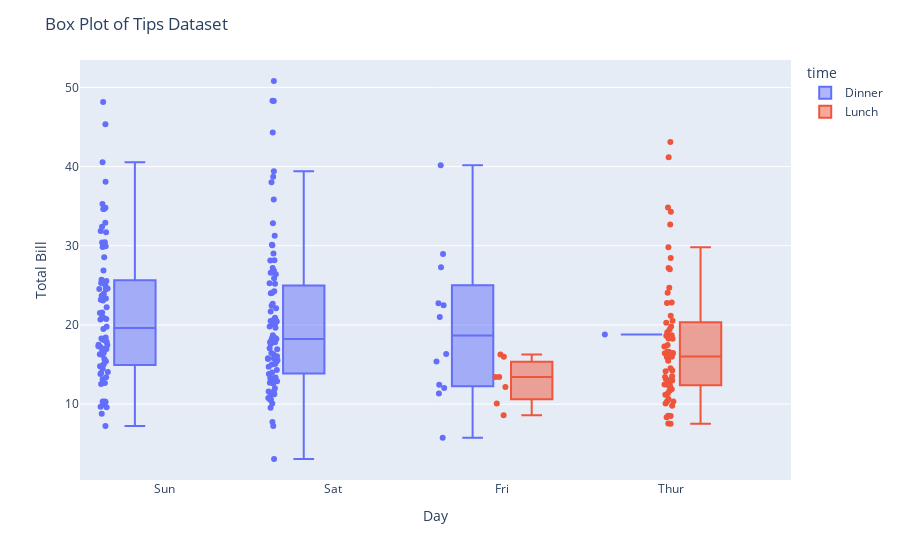

The code cell stored with this chart in its notebook:
### Code cell
fig = px.box(df,x="day", y="total_bill", points="all" ,color="time")
fig.update_layout(xaxis_title="Day", yaxis_title="Total Bill", title="Box Plot of Tips Dataset")
fig.show()

### Figure 1 — Plotly figure (JSON) as saved in the notebook; plotly's stock layout.template omitted (floating-point values rounded to 4 significant figures; data arrays with more than 128 entries replaced by an {"elided": "..."} marker saying what was removed)
{"data": [{"alignmentgroup": "True", "boxpoints": "all", "hovertemplate": "time=Dinner<br>day=%{x}<br>total_bill=%{y}<extra></extra>", "legendgroup": "Dinner", "marker": {"color": "#636efa"}, "name": "Dinner", "notched": false, "offsetgroup": "Dinner", "orientation": "v", "showlegend": true, "type": "box", "x": {"elided": "176 str values"}, "x0": " ", "xaxis": "x", "y": {"elided": "176 float values"}, "y0": " ", "yaxis": "y"}, {"alignmentgroup": "True", "boxpoints": "all", "hovertemplate": "time=Lunch<br>day=%{x}<br>total_bill=%{y}<extra></extra>", "legendgroup": "Lunch", "marker": {"color": "#EF553B"}, "name": "Lunch", "notched": false, "offsetgroup": "Lunch", "orientation": "v", "showlegend": true, "type": "box", "x": ["Thur", "Thur", "Thur", "Thur", "Thur", "Thur", "Thur", "Thur", "Thur", "Thur", "Thur", "Thur", "Thur", "Thur", "Thur", "Thur", "Thur", "Thur", "Thur", "Thur", "Thur", "Thur", "Thur", "Thur", "Thur", "Thur", "Thur", "Thur", "Thur", "Thur", "Thur", "Thur", "Thur", "Thur", "Thur", "Thur", "Thur", "Thur", "Thur", "Thur", "Thur", "Thur", "Thur", "Thur", "Thur", "Thur", "Thur", "Thur", "Thur", "Thur", "Thur", "Thur", "Thur", "Thur", "Thur", "Thur", "Thur", "Thur", "Thur", "Thur", "Thur", "Fri", "Fri", "Fri", "Fri", "Fri", "Fri", "Fri"], "x0": " ", "xaxis": "x", "y": [27.2, 22.76, 17.29, 19.44, 16.66, 10.07, 32.68, 15.98, 34.83, 13.03, 18.28, 24.71, 21.16, 10.65, 12.43, 24.08, 11.69, 13.42, 14.26, 15.95, 12.48, 29.8, 8.52, 14.52, 11.38, 22.82, 19.08, 20.27, 11.17, 12.26, 18.26, 8.51, 10.33, 14.15, 16, 13.16, 17.47, 34.3, 41.19, 27.05, 16.43, 8.35, 18.64, 11.87, 9.78, 7.51, 19.81, 28.44, 15.48, 16.58, 7.56, 10.34, 43.11, 13, 13.51, 18.71, 12.74, 13, 16.4, 20.53, 16.47, 12.16, 13.42, 8.58, 15.98, 13.42, 16.27, 10.09], "y0": " ", "yaxis": "y"}], "layout": {"autosize": true, "boxmode": "group", "legend": {"title": {"text": "time"}, "tracegroupgap": 0}, "margin": {"t": 60}, "title": {"text": "Box Plot of Tips Dataset"}, "xaxis": {"anchor": "y", "autorange": true, "domain": [0, 1], "range": [-0.5, 3.711], "title": {"text": "Day"}, "type": "category"}, "yaxis": {"anchor": "x", "autorange": true, "domain": [0, 1], "range": [0.4178, 53.46], "title": {"text": "Total Bill"}, "type": "linear"}}}
